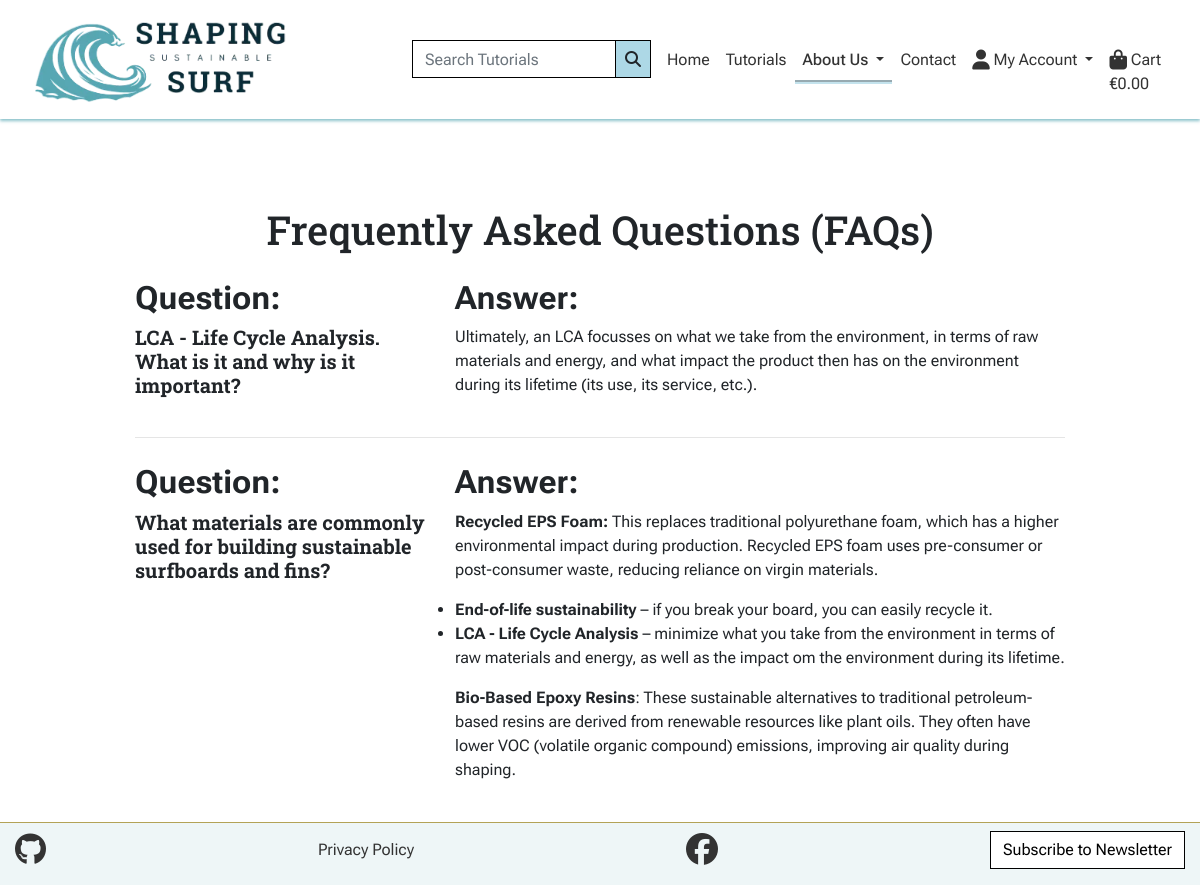
Screenshot of /about/faq/ with the database file from the repository.
### about/models.py (models this page shows, shortened)
class FAQ(models.Model):
    question = models.CharField(max_length=1000, verbose_name="Question")
    answer = models.TextField(max_length=5000, verbose_name="Answer")
    created_at = models.DateTimeField(auto_now_add=True)
    order = models.IntegerField(default=0, null=True, blank=True)
    class Meta:
        ordering = ["order", "-created_at"]
        verbose_name = "FAQ"
        verbose_name_plural = "FAQs"

### about/views.py (the view)
# urls.py: path("faq/", views.FAQListView.as_view(), name="faq"),
class FAQListView(ListView):
    model = FAQ
    template_name = "about/faq.html"
    context_object_name = "faqs"

### cart/contexts.py (called while the page is built, shortened)
def cart_contents(request):
    cart_items = []
    total = 0
    product_count = 0
    cart = request.session.get("cart", {})
    discount_code = request.session.get("discount_code")
    discount = None
    discount_amount = 0
    grand_total = total
    context = {
        "cart_items": cart_items,
        "total": total,
        "product_count": product_count,
        "discount": discount,
        "discount_amount": discount_amount,
        "grand_total": grand_total,
    }
    return context

### about/templates/about/faq.html (shortened to what this page needs)
{% extends 'base.html' %}
{% load i18n %}
{% load static %}
{% block content %}
<div class="container mt-5">
    <h1 class="text-center mb-4">Frequently Asked Questions (FAQs)</h1>
    {% for faq in faqs %}
    <div class="row mb-4 mt-4">
        <div class="col-md-4">
            <h2><strong>Question:</strong> </h2>
            <h2 class="h5 font-weight-bold">{{ faq.question|safe }}</h2>
        </div>
        <div class="col-md-8">
            <h2><strong>Answer:</strong></h2>
            {{ faq.answer|safe }}
        </div>
    </div>
    {% if not forloop.last %}
        <hr>
    {% endif %}
{% empty %}
    <p class="text-center">No FAQs available at the moment.</p>
{% endfor %}
</div>
{% endblock %}

### static/css/base.css (style rules this page uses)
:root { --blue: #57a7b3; --green: #3d757d; --pink: #b35794; --aubergine: #7D3D67; --yellow: #b3a357; --font-color: #333333; --background-color: #eef6f7; --blue-box-shadow: 1px -1px 7px 0 rgba(87, 167, 179, 0.70); --yellow-box-shadow: 1px -1px 7px 0 #b3a357; --black-box-shadow: 1px -1px 7px 0 #4E4A47; }
* { margin: 0; padding: 0; box-sizing: border-box; font-family: "Roboto Flex", sans-serif; }
html, body { height: 100%; }
body { display: flex; flex-direction: column; min-height: 100vh; }
h1, h2, h3, h4, h5, h6 { font-family: "Roboto Slab", sans-serif; }
@media (min-width: 1200px) { .container { max-width: 80%; } }

### rows the page displays
FAQ: question "LCA - Life Cycle Analysis. What is it and why is it important?", answer "Ultimately, an LCA focusses on what we take from the environment, in terms of raw materials and energy, and what impact the product then has on the environment during its lifetime (its use, its service, etc.)."
FAQ: question "What materials are commonly used for building sustainable surfboards and fins?", answer "Recycled EPS Foam: This replaces traditional polyurethane foam, which has a higher environmental impact during production. Recycled EPS foam uses pre-consumer or post-consumer waste, reducing reliance on virgin materials. End-of-life sustainability – if you break your board, you can easily recycle it. LCA - Life Cycle Analysis – minimize what you take from the environment in terms of raw materials and energy, as well as the impact om the environment during its lifetime. Bio-Based Epoxy Resins : These sustainable alternatives to traditional petroleum-based resins are derived from renewable resources like plant oils. They often have lower VOC (volatile organic compound) emissions, improving…"
